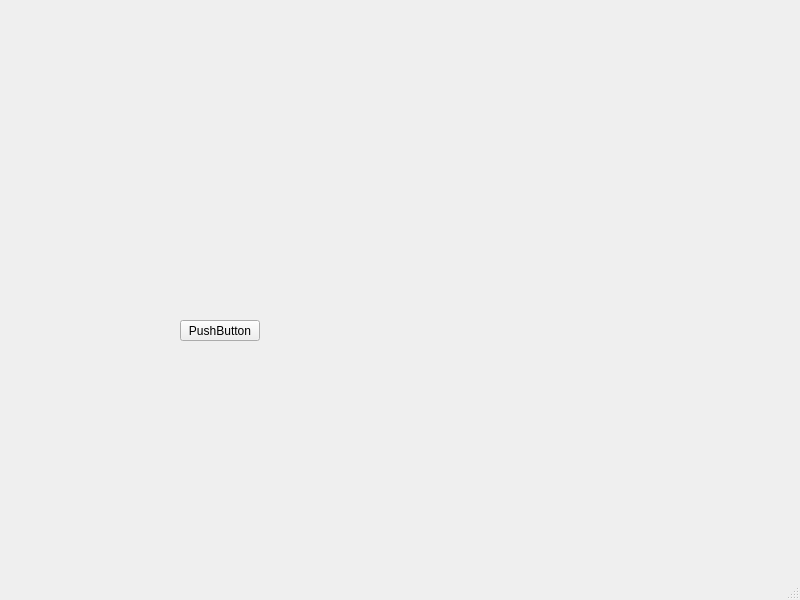
<?xml version="1.0" encoding="UTF-8"?>
<ui version="4.0">
 <class>MainWindow</class>
 <widget class="QMainWindow" name="MainWindow">
  <property name="geometry">
   <rect>
    <x>0</x>
    <y>0</y>
    <width>800</width>
    <height>600</height>
   </rect>
  </property>
  <property name="windowTitle">
   <string>MainWindow</string>
  </property>
  <widget class="QWidget" name="centralwidget">
   <widget class="QPushButton" name="pushButton">
    <property name="geometry">
     <rect>
      <x>180</x>
      <y>320</y>
      <width>80</width>
      <height>21</height>
     </rect>
    </property>
    <property name="text">
     <string>PushButton</string>
    </property>
   </widget>
  </widget>
  <widget class="QMenuBar" name="menubar">
   <property name="geometry">
    <rect>
     <x>0</x>
     <y>0</y>
     <width>800</width>
     <height>20</height>
    </rect>
   </property>
  </widget>
  <widget class="QStatusBar" name="statusbar"/>
 </widget>
 <resources/>
 <connections/>
</ui>
